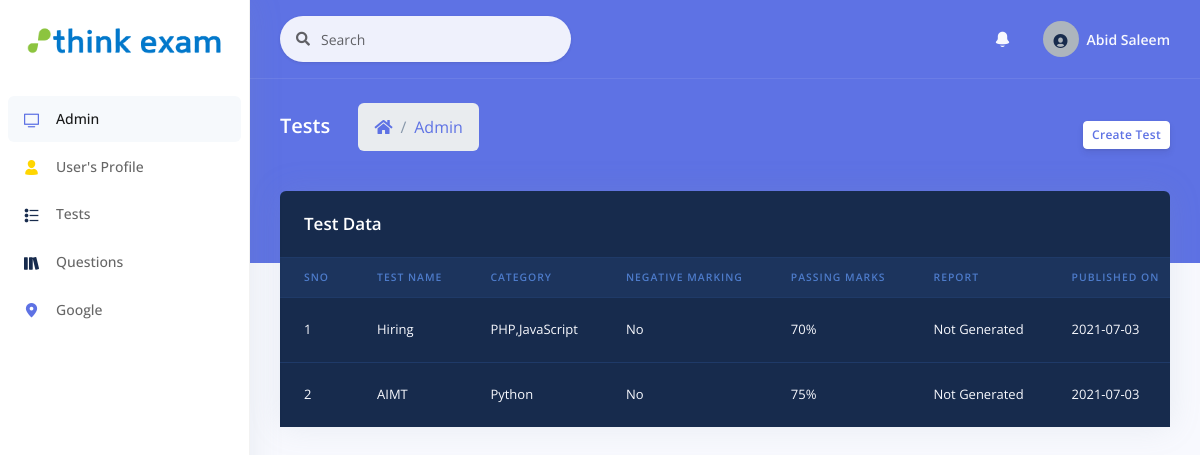
Page /admin/tests.php (signed in) on the committed database.
### tables this page shows
CREATE TABLE `testinfo` (
  `test_id` int NOT NULL,
  `name` varchar(255) DEFAULT NULL,
  `category` varchar(255) DEFAULT NULL,
  `negativeMarking` varchar(255) DEFAULT NULL,
  `passingMarks` varchar(255) DEFAULT NULL,
  `report` varchar(255) DEFAULT NULL,
  `publishDate` date DEFAULT NULL
);

### admin/tests.php (the view, shortened to what this page needs)
<?php
  include "includes/header.php";
  include "includes/navbar.php";
?>
    <div class="header bg-primary pb-6">
      <div class="container-fluid">
        <div class="header-body">
          <div class="row align-items-center py-4">
            <div class="col-lg-6 col-7">
              <h6 class="h2 text-white d-inline-block mb-0">Tests</h6>
              <nav aria-label="breadcrumb" class="d-none d-md-inline-block ml-md-4">
                <ol class="breadcrumb breadcrumb-links breadcrumb-dark">
                  <li class="breadcrumb-item"><a href="admin.php"><i class="fas fa-home"></i></a></li>
                  <li class="breadcrumb-item"><a href="admin.php">Admin</a></li>
                </ol>
              </nav>
            </div>
            <div class="col-lg-6 col-5 text-right">
              <a href="createTest.php" class="btn btn-sm btn-neutral">Create Test</a>
            </div>
          </div>
        </div>
      </div>
    </div>
      <div class="container-fluid mt--6">
      <div class="row">
        <div class="col">
          <div class="row">
            <div class="col">
              <div class="card bg-default shadow">
                <div class="card-header bg-transparent border-0">
                  <h3 class="text-white mb-0">Test Data</h3>
                </div>
                <div class="table-responsive">
                  <table class="table align-items-center table-dark table-flush">
                    <thead class="thead-dark">
                      <tr>
                        <th scope="col" class="sort" data-sort="name">SNO</th>
                        <th scope="col" class="sort" data-sort="budget">TEST NAME</th>
                        <th scope="col" class="sort" data-sort="status">Category</th>
                        <th scope="col" class="sort" data-sort="completion">NEGATIVE MARKING</th>
                        <th scope="col" class="sort" data-sort="completion">PASSING MARKS</th>
                        <th scope="col" class="sort" data-sort="completion">REPORT</th>
                        <th scope="col" class="sort" data-sort="completion">PUBLISHED ON</th>
                      </tr>
                    </thead>
                    <tbody class="list">
                    <?php
                        include 'database/config.php';
                        $getSql = "SELECT * FROM `testinfo`";
                        $getQuery = mysqli_query($con, $getSql);
                        $i=1;
                        while ($rows = mysqli_fetch_array($getQuery)) {
                      ?>
                      <tr>
                        <td><?php echo $i ?></td>
                        <td><?php echo $rows['name'] ?></td>
                        <td><?php echo $rows['category'] ?></td>
                        <td><?php echo $rows['negativeMarking'] ?></td>
                        <td><?php echo $rows['passingMarks'] ?>%</td>
                        <td><?php echo $rows['report'] ?></td>
                        <td><?php echo $rows['publishDate'] ?></td>
                      </tr>
                      <?php $i++; } ?>
                    </tbody>
                  </table>
                </div>
              </div>
            </div>
          </div>
        </div>
      </div>
</div>

### admin/includes/header.php (shortened to what this page needs)
<!DOCTYPE html>
<html>
<head>
  <link rel="stylesheet" href="../assets/vendor/nucleo/css/nucleo.css" type="text/css">
  <link rel="stylesheet" href="../assets/vendor/@fortawesome/fontawesome-free/css/all.min.css" type="text/css">
  <link rel="stylesheet" href="../assets/css/argon.css?v=1.2.0" type="text/css">
</head>
<body>

### admin/includes/navbar.php (shortened to what this page needs)
<nav class="sidenav navbar navbar-vertical  fixed-left  navbar-expand-xs navbar-light bg-white" id="sidenav-main">
  <div class="scrollbar-inner">
    <div class="sidenav-header  align-items-center">
      <a class="navbar-brand" href="javascript:void(0)">
        <img src="../assets/img/brand/think1.png" class="navbar-brand-img" alt="...">
      </a>
    </div>
    <div class="navbar-inner">
      <div class="collapse navbar-collapse" id="sidenav-collapse-main">
        <ul class="navbar-nav">
          <li class="nav-item">
            <a class="nav-link active" href="admin.php">
              <i class="ni ni-tv-2 text-primary"></i>
              <span class="nav-link-text">Admin</span>
            </a>
          </li>
          <li class="nav-item">
            <a class="nav-link" href="users_profile.php">
              <i class="ni ni-single-02 text-yellow"></i>
              <span class="nav-link-text">User's Profile</span>
            </a>
          </li>
          <li class="nav-item">
            <a class="nav-link" href="tests.php">
              <i class="ni ni-bullet-list-67 text-default"></i>
              <span class="nav-link-text">Tests</span>
            </a>
          </li>
          <li class="nav-item">
            <a class="nav-link" href="questions.php">
              <i class="ni ni-books text-default"></i>
              <span class="nav-link-text">Questions</span>
            </a>
          </li>
          <li class="nav-item">
            <a class="nav-link" href="map.html">
              <i class="ni ni-pin-3 text-primary"></i>
              <span class="nav-link-text">Google</span>
            </a>
          </li>
        </ul>
      </div>
    </div>
  </div>
</nav>
<div class="main-content" id="panel">
  <nav class="navbar navbar-top navbar-expand navbar-dark bg-primary border-bottom">
    <div class="container-fluid">
      <div class="collapse navbar-collapse" id="navbarSupportedContent">
        <form class="navbar-search navbar-search-light form-inline mr-sm-3" id="navbar-search-main">
          <div class="form-group mb-0">
            <div class="input-group input-group-alternative input-group-merge">
              <div class="input-group-prepend">
                <span class="input-group-text"><i class="fas fa-search"></i></span>
              </div>
              <input class="form-control" placeholder="Search" type="text">
            </div>
          </div>
        </form>
        <ul class="navbar-nav align-items-center  ml-md-auto ">
          <li class="nav-item dropdown">
            <a class="nav-link" href="#" role="button" data-toggle="dropdown" aria-haspopup="true" aria-expanded="false">
              <i class="ni ni-bell-55"></i>
            </a>
          </li>
        </ul>
        <ul class="navbar-nav align-items-center  ml-auto ml-md-0 ">
          <li class="nav-item dropdown">
            <a class="nav-link pr-0" href="#" role="button" data-toggle="dropdown" aria-haspopup="true" aria-expanded="false">
              <div class="media align-items-center">
                <span class="avatar avatar-sm rounded-circle">
                  <i class="ni ni-circle-08 text-default"></i>
                </span>
                <div class="media-body  ml-2  d-none d-lg-block">
                  <span class="mb-0 text-sm  font-weight-bold"><?php echo $_SESSION['adminName'] ; ?></span>
                </div>
              </div>
            </a>
          </li>
        </ul>
      </div>
    </div>
  </nav>

### rows in the picture
testinfo: name "Hiring", category "PHP,JavaScript", negativeMarking "No", passingMarks "70", report "Not Generated", publishDate "2021-07-03"
testinfo: name "AIMT", category "Python", negativeMarking "No", passingMarks "75", report "Not Generated", publishDate "2021-07-03"

### other values in the picture
$_SESSION['adminName'] "Abid Saleem"
